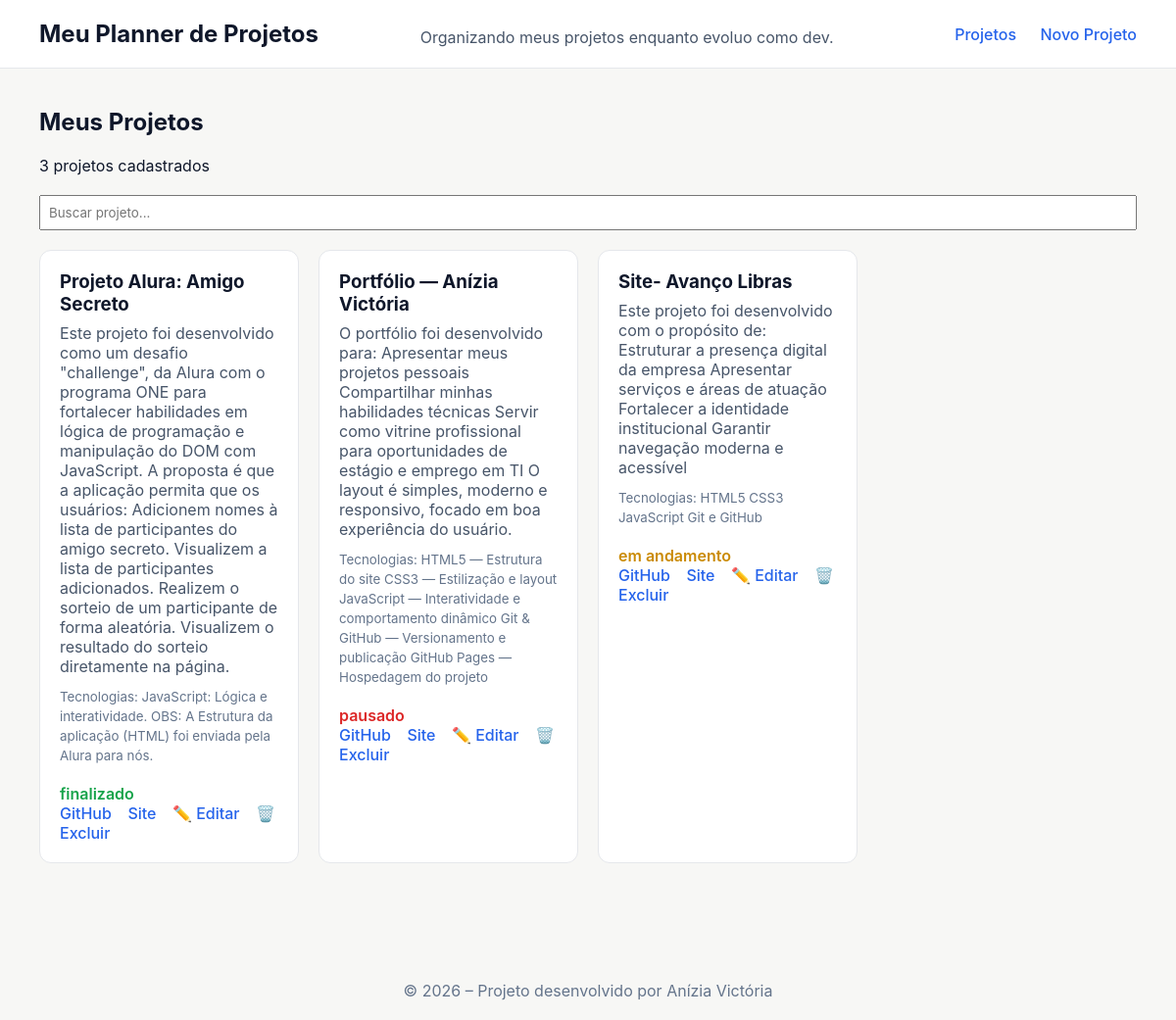
The page / on the database its author committed.
### tables this page shows
CREATE TABLE projetos (
        id INTEGER PRIMARY KEY AUTOINCREMENT,
        nome TEXT NOT NULL,
        descricao TEXT,
        tecnologias TEXT,
        github TEXT,
        site TEXT,
        status TEXT
    );

### app.py (the view)
@app.route("/")
def index():
    conexao = conectar_db()
    cursor = conexao.cursor()
    cursor.execute("SELECT * FROM projetos")
    projetos = cursor.fetchall()
    conexao.close()
    return render_template("index.html", projetos=projetos)

### app.py (called while the page is built)
def conectar_db():
    return sqlite3.connect("portfolio.db")

### templates/index.html (shortened to what this page needs)
{% extends "base.html" %}
{% block conteudo %}
<h2>Meus Projetos</h2>
<p>{{ projetos|length }} projetos cadastrados</p>
<input type="text" id="busca" placeholder="Buscar projeto..." style="margin: 20px 0; padding: 8px; width: 100%;">
{% if projetos %}
  <div class="cards">
    {% for projeto in projetos %}
      <div class="card">
        <h3>{{ projeto[1] }}</h3>
        <p>{{ projeto[2] }}</p>
        <small>Tecnologias: {{ projeto[3] }}</small><br><br>
        <span class="status {{ projeto[6] | lower | replace(' ', '-') }}">
  {{ projeto[6] }}
</span>
        <div class="acoes">
          <a href="{{ projeto[4] }}" target="_blank">GitHub</a>
          {% if projeto[5] %}
            <a href="{{ projeto[5] }}" target="_blank">Site</a>
          {% endif %}
          <a href="{{ url_for('editar', id=projeto[0]) }}">✏️ Editar</a>
          <a href="{{ url_for('excluir', id=projeto[0]) }}" onclick="return confirm('Tem certeza que deseja excluir?')">🗑️ Excluir</a>
        </div>
      </div>
    {% endfor %}
  </div>
{% else %}
  <p>Nenhum projeto cadastrado ainda.</p>
{% endif %}
{% endblock %}

### templates/base.html (shortened to what this page needs)
<!DOCTYPE html>
<html lang="pt-br">
<head>
  <link rel="stylesheet" href="{{ url_for('static', filename='style.css') }}">
</head>
<body>
  <header>
    <h1>Meu Planner de Projetos</h1>
    <p style="color:#475569; margin-top:6px;">
  Organizando meus projetos enquanto evoluo como dev.
</p>
    <nav>
      <a href="{{ url_for('index') }}">Projetos</a>
      <a href="{{ url_for('novo') }}">Novo Projeto</a>
    </nav>
  </header>
  <main>
    {% block conteudo %}{% endblock %}
  </main>
  <footer>
    © 2026 – Projeto desenvolvido por Anízia Victória
  </footer>
</body>
</html>

### static/style.css (style rules this page uses)
* { margin: 0; padding: 0; box-sizing: border-box; font-family: 'Inter', Arial, sans-serif; }
body { background: #f7f7f5; color: #0f172a; min-height: 100vh; }
header { background: #ffffff; padding: 20px 40px; display: flex; justify-content: space-between; align-items: center; border-bottom: 1px solid #e5e7eb; }
header h1 { font-size: 24px; font-weight: 700; }
nav a { margin-left: 20px; text-decoration: none; color: #2563eb; font-weight: 500; }
main { padding: 40px; }
h2 { margin-bottom: 20px; }
.cards { display: grid; grid-template-columns: repeat(auto-fill, minmax(260px, 1fr)); gap: 20px; }
.card { background: #ffffff; border-radius: 12px; padding: 20px; border: 1px solid #e5e7eb; transition: 0.2s; }
.card h3 { margin-bottom: 8px; }
.card p { color: #475569; margin-bottom: 10px; }
.card small { color: #64748b; }
.acoes a { margin-right: 12px; color: #2563eb; font-weight: 500; text-decoration: none; }
.status.finalizado { color: #16a34a; font-weight: 600; }
.status.em-andamento { color: #ca8a04; font-weight: 600; }
.status.pausado { color: #dc2626; font-weight: 600; }
footer { text-align: center; padding: 20px; margin-top: 60px; color: #64748b; }

### rows shown on the page
projetos: nome "Projeto Alura: Amigo Secreto", descricao "Este projeto foi desenvolvido como um desafio \"challenge\", da Alura com o programa ONE para fortalecer habilidades em lógica de programação e manipulação do DOM com JavaScript. A proposta é que a aplicação permita que os usuários: Adicionem nomes à lista de participantes do amigo secreto. Visualizem a lista de participantes adicionados. Realizem o sorteio de um participante de forma aleatória. Visualizem o resultado do sorteio diretamente na página.", tecnologias "JavaScript: Lógica e interatividade. OBS: A Estrutura da aplicação (HTML) foi enviada pela Alura para nós.", status "finalizado"
projetos: nome "Portfólio — Anízia Victória", descricao "O portfólio foi desenvolvido para: Apresentar meus projetos pessoais Compartilhar minhas habilidades técnicas Servir como vitrine profissional para oportunidades de estágio e emprego em TI O layout é simples, moderno e responsivo, focado em boa experiência do usuário.", tecnologias "HTML5 — Estrutura do site CSS3 — Estilização e layout JavaScript — Interatividade e comportamento dinâmico Git & GitHub — Versionamento e publicação GitHub Pages — Hospedagem do projeto", status "pausado"
projetos: nome "Site- Avanço Libras", descricao "Este projeto foi desenvolvido com o propósito de: Estruturar a presença digital da empresa Apresentar serviços e áreas de atuação Fortalecer a identidade institucional Garantir navegação moderna e acessível", tecnologias "HTML5 CSS3 JavaScript Git e GitHub", status "em andamento"

### other values the page prints
{{ projetos|length }} "3"
